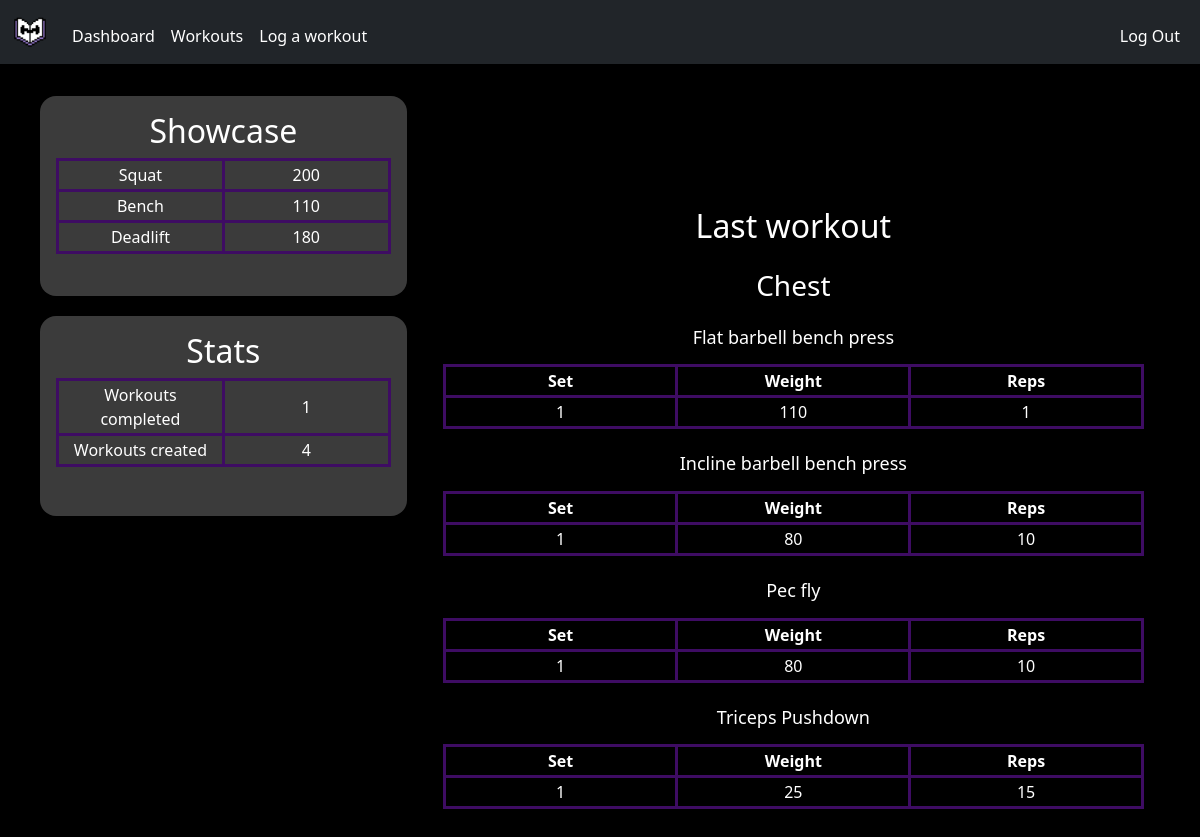
The page /dashboard (signed in) on the database its author committed.
### models.py (models this page shows, shortened)
class Stats(db.Model):
    __tablename__ = 'stats'
    id = db.Column(db.Integer, primary_key=True)
    user_id = db.Column(db.Integer, db.ForeignKey('user.id'))
    workouts_completed = db.Column(db.Integer, nullable=False, default=0)
    workouts_created = db.Column(db.Integer, nullable=False, default=0)
    squat_pr = db.Column(db.Integer)
    bench_pr = db.Column(db.Integer)
    deadlift_pr = db.Column(db.Integer)

class Workout(db.Model):
    __tablename__ = 'workout'
    id = db.Column(db.Integer, primary_key=True)
    name = db.Column(db.String(50), nullable=False)
    description = db.Column(db.String(255), nullable=False)
    user_id = db.Column(db.Integer, db.ForeignKey('user.id'), nullable=False)
    type_id = db.Column(db.Integer, db.ForeignKey('workout_type.id'), nullable=False)
    workout_exercises = db.relationship('WorkoutExercise', backref='workout', lazy=True, cascade="all, delete-orphan")
    sessions = db.relationship('TrainingSession', back_populates='workout', lazy=True, cascade="all, delete-orphan")

class Logbook(db.Model):
    __tablename__ = 'logbook'
    id = db.Column(db.Integer, primary_key=True)
    session_id = db.Column(db.Integer, db.ForeignKey('training_session.id'), nullable=False)
    exercise_id = db.Column(db.Integer, db.ForeignKey('exercise.id'), nullable=False)
    sets = db.relationship('Set', backref='logbook', lazy=True, cascade="all, delete-orphan")
    exercise = db.relationship('Exercise', backref='logbooks')

class Exercise(db.Model):
    __tablename__ = 'exercise'
    id = db.Column(db.Integer, primary_key=True)
    name = db.Column(db.String(50), nullable=False, unique=True)
    types = db.relationship('ExerciseType', secondary='exercise_exercise_type', back_populates='exercises')
    workout_exercises = db.relationship('WorkoutExercise', backref='exercise', lazy=True, cascade="all, delete-orphan")

class Set(db.Model):
    __tablename__ = 'set'
    id = db.Column(db.Integer, primary_key=True)
    logbook_id = db.Column(db.Integer, db.ForeignKey('logbook.id'), nullable=False)
    set_number = db.Column(db.Integer, nullable=False)
    reps = db.Column(db.Integer, nullable=False)
    weight = db.Column(db.Integer, nullable=False)

### app.py (the view, shortened to what this page needs)
@app.route('/dashboard', methods=['POST', 'GET'])
def dashboard():
    username = session.get('username')
    user = User.query.filter_by(username=username).first()
    if not user:
        flash("You must be signed in to view dashboard", category="error")
        return render_template('index.html')
    stats = Stats.query.filter_by(user_id=user.id).first()
    last_session = TrainingSession.query.filter_by(user_id=user.id).order_by(desc(TrainingSession.date)).first()
    if last_session:
        last_workout = Workout.query.filter_by(id=last_session.workout_id).first()
        last_log = last_session.logbooks
        if stats:
            return render_template('dashboard.html', last_workout=last_workout, last_log=last_log, stats=stats)
    if stats:
        return render_template('dashboard.html', last_workout=None, last_log=None, stats=stats)
    return render_template('dashboard.html', last_workout=None, last_log=None, stats=None)

### templates/dashboard.html (shortened to what this page needs)
{% extends "layout.html" %} {% block title %} Dashboard {% endblock %} {% block
main %}
<div class="dashboard-container">
  <article class="dashboard-card side-stats">
    <h2>Showcase</h2>
    {% if stats.squat_pr %}
    <table class="prev-table">
      <tbody>
        <tr>
          <td>Squat</td>
          <td>{{stats.squat_pr}}</td>
        </tr>
        <tr>
          <td>Bench</td>
          <td>{{stats.bench_pr}}</td>
        </tr>
        <tr>
          <td>Deadlift</td>
          <td>{{stats.deadlift_pr}}</td>
        </tr>
      </tbody>
    </table>
    {% endif %}
  </article>
  <article class="dashboard-card side-stats stat-container">
    <h2>Stats</h2>
    <table class="prev-table">
      <tbody>
        <tr>
          <td>Workouts completed</td>
          <td>{{stats.workouts_completed}}</td>
        </tr>
        <tr>
          <td>Workouts created</td>
          <td>{{stats.workouts_created}}</td>
        </tr>
      </tbody>
    </table>
  </article>
  {% if last_workout %}
  <article class="dashboard-card lw">
    <h2>Last workout</h2>
    <div class="lw-content">
      <h3>{{ last_workout.name }}</h3>
      {% for log in last_log %}
      <h4>{{ log.exercise.name }}</h4>
      <table class="prev-table">
        <thead>
          <th>Set</th>
          <th>Weight</th>
          <th>Reps</th>
        </thead>
        {% for set in log.sets %}
        <tbody>
          <tr>
            <td>{{set.set_number}}</td>
            <td>{{set.weight}}</td>
            <td>{{set.reps}}</td>
          </tr>
        </tbody>
        {% endfor %}
      </table>
      {% endfor %}
    </div>
  </article>
  {% else %}
  <article class="dashboard-card no-lw">
    <h4>No workouts logged yet</h4>
  </article>
  {% endif %}
</div>
{% endblock %}

### templates/layout.html (shortened to what this page needs)
<!DOCTYPE html>
<html lang="en">
  <head>
    <link
      href="https://cdn.jsdelivr.net/npm/bootstrap@5.3.3/dist/css/bootstrap.min.css"
      rel="stylesheet"
    />
    <link
      href="{{ url_for('static', filename='css/styles.css') }}"
      rel="stylesheet"
    />
  </head>
  <body>
    <nav class="bg-dark navbar navbar-expand-md navbar-light">
      <div class="container-fluid">
        <a class="navbar-brand" href="/" style="color: white"
          ><img
            src="/static/images/pixil-frame-0.png"
            alt="MyFitnessJNL logo"
            width="36"
            height="36"
        /></a>
        <div class="collapse navbar-collapse" id="navbar">
          {% if session["username"] %}
          <ul class="navbar-nav me-auto mt-2">
            <li class="nav-item">
              <a class="nav-link" href="/dashboard" style="color: white"
                >Dashboard</a
              >
            </li>
            <li class="nav-item">
              <a class="nav-link" href="/workouts" style="color: white"
                >Workouts</a
              >
            </li>
            <li class="nav-item">
              <a class="nav-link" href="/select-workout" style="color: white"
                >Log a workout</a
              >
            </li>
          </ul>
          <ul class="navbar-nav ms-auto mt-2">
            <li class="nav-item">
              <a class="nav-link" href="/logout" style="color: white"
                >Log Out</a
              >
            </li>
          </ul>
          {% endif %}
        </div>
      </div>
    </nav>
    <main class="grid-container">{% block main %}{% endblock %}</main>
  </body>
</html>

### static/css/styles.css (style rules this page uses)
* { padding: 0px; margin: 0px; }
body { background-color: black; color: white; }
.grid-container { display: grid; gap: 1.5rem; padding-block: 2rem; width: min(95%, 70rem); margin-inline: auto; align-content: center; text-align: center; }
.prev-table { width: 100%; border: rgb(62, 12, 99) solid; justify-content: space-evenly; align-content: space-evenly; table-layout: fixed; }
th, td { border: rgb(62, 12, 99) solid; padding: 2px 5px 2px 5px; }
.lw-content { padding: 1rem; }
.lw-content > h4 { padding: 0.5rem; font-size: large; margin-top: 1rem; }
.side-stats { background-color: rgb(59, 59, 59); padding: 1rem; border-radius: 1rem; min-height: 200px; }
.stat-container { align-self: start; }

### rows shown on the page
Stats: squat_pr "200", bench_pr "110", deadlift_pr "180", workouts_completed "1", workouts_created "4"
Workout: name "Chest"
Logbook: exercise.name "Flat barbell bench press"
Set: set_number "1", weight "110", reps "1"
Logbook: exercise.name "Incline barbell bench press"
Set: set_number "1", weight "80", reps "10"
Logbook: exercise.name "Pec fly"
Set: set_number "1", weight "80", reps "10"
Logbook: exercise.name "Triceps Pushdown"
Set: set_number "1", weight "25", reps "15"
